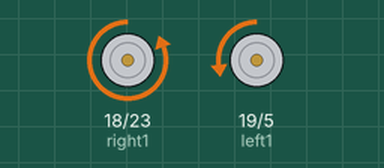
Simulated run of this sketch. Board: ESP32. On the bench: motor-driver pin pairs drawn as motors (green arrow = first pin HIGH = forward, orange = second pin HIGH = backward, longer = more drive).

Above: at 0.2 s.
At 0.7 s:
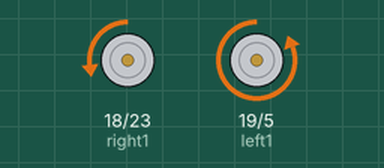
At 7.0 s:
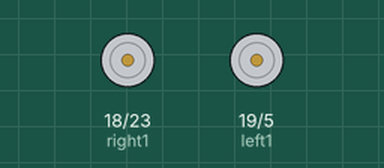
At 13.5 s:
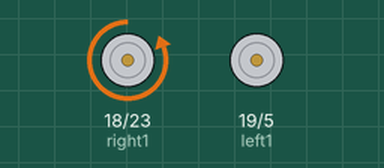
Timing chart, 0 to 15.6 s (numbered marks = the images above):
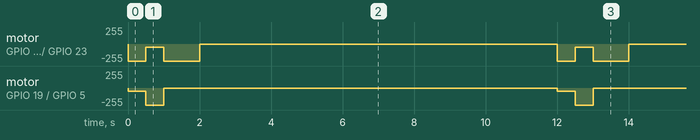

The sketch:

drive.ino
```cpp
#define left1 19 //14
#define left2 5 //16 //pwm
#define right1 18 //13
#define right2 23 //15 //pwm

// setting PWM properties motor
const int freq = 8000;
const int Channel_0 = 0;
const int Channel_1 = 1;
const int Channel_2 = 2;
const int Channel_3 = 3;
const int resolution = 8;   //Resolution 8, 10, 12, 15
int battery = 20;   //calibration for battery voltage/speed.

void setup() {
  pinMode(left1, OUTPUT);
  pinMode(left2, OUTPUT);
  pinMode(right1, OUTPUT);
  pinMode(right2, OUTPUT);
  ledcSetup(Channel_0, freq, resolution);
  ledcAttachPin(left2, Channel_0);
  ledcSetup(Channel_1, freq, resolution);
  ledcAttachPin(right2, Channel_1);
stop(); //make sure motors are stopped

}

void loop() {
  //Arduino PWM is from 0 to 255
  //ccw (counter clockwise) will move the car forward
  //in the python examples this is positive numbers.
  //cw (clockwise) will move the car backward
  //in the python examples this is the negitive numbers.
  //PWM for left, right motor
 // ccw(100,100);
 // delay(2000);
 // cw(100,100);
 // delay(2000);
  ccw(50,255); //turn wide left forward
  delay(500);
  //cw(255,50); //trun wide right backward
  //delay(2000);
  ccw(255,50); //turn wide right forward
  delay(500);
  //cw(50,255); //turn wide left backward
  //delay(2000);
  ccw(0, 255); //turn tight left forward
  delay(500);
  ccw(0,255); //turn tight right forward
  delay(500);
  stop();
  delay(10000); //wait 10 seconds then start over

}

void cw(int lft, int rgt) {
  //This causes the car to move backward
  digitalWrite(left1, 1);
  digitalWrite(right1, 1);
  ledcWrite(Channel_0, map(lft, 50, 255, 50, 255));
  ledcWrite(Channel_1, map(rgt, 50, 255, 50, 255));
 // analogWrite(left2, map(lft,50,255,50,255));
 // analogWrite(right2, map(rgt,50,255,50,255));
}

void ccw(int lft, int rgt) {
  //This causes the car to move forward
  digitalWrite(left1, 0);
  digitalWrite(right1, 0);
  ledcWrite(Channel_0, lft);
  ledcWrite(Channel_1, rgt);
  //analogWrite(left2, lft);
  //analogWrite(right2, rgt);
}

void stop() {
  digitalWrite(left1, 0);
  digitalWrite(right1, 0);
  ledcWrite(Channel_0, 0);
  ledcWrite(Channel_1, 0);
  //analogWrite(left2, 0);
  //analogWrite(right2, 0);
}
```

Measured:
- by itself, motor on GPIO 19 (left1) / GPIO 5 (left2): repeats every 12.0 s: backward 255/255 0.50 s, stopped 11.0 s, backward 50/255 0.50 s
- by itself, motor on GPIO 18 (right1) / GPIO 23 (right2): repeats every 12.0 s: backward 50/255 0.50 s, backward 255/255 1.0 s, stopped 10.0 s, backward 255/255 0.50 s
